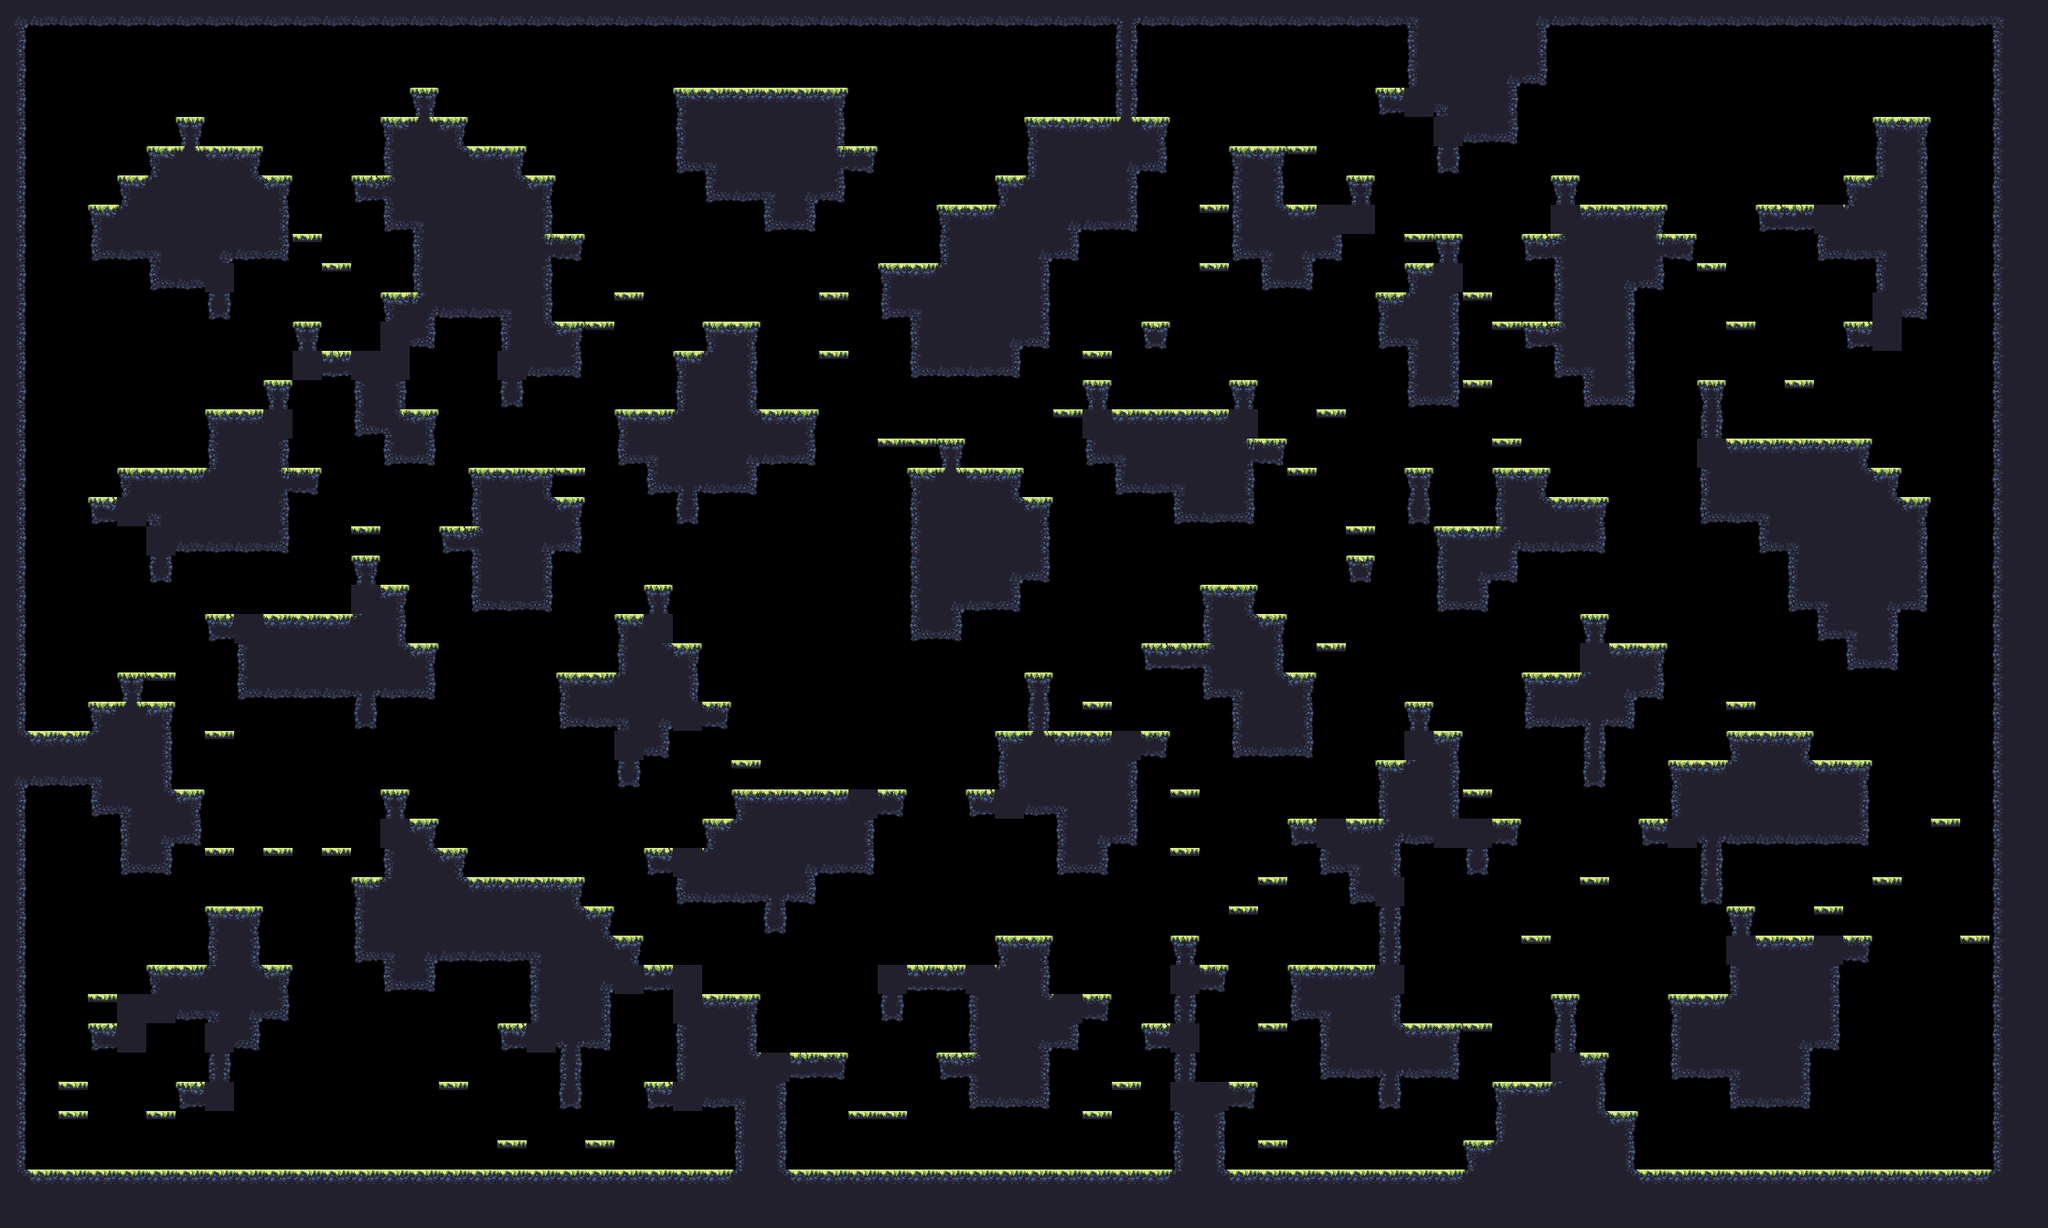

A 2D game scene composited from a Tiled map and its tileset images. What follows is a short description and the map's XML, with each tile layer's data collapsed to a summary:
An orthogonal 70x42 tile map with 32x32 px tiles, 1 tile layer (main) and 17 objects (9x spawn, spawnPlayer0, spawnCrown0, spawnPlayer1, spawnCrown1, ...).

<map compressionlevel="0" height="42" infinite="0" nextlayerid="3" nextobjectid="4" orientation="orthogonal" renderorder="right-down" tiledversion="1.3.2" tileheight="32" tilewidth="32" version="1.2" width="70">
 <tileset firstgid="1" source="forest_summer_tile_set.tsx" />
 <layer height="42" id="1" name="main" width="70">
  <data>[2940 cells, 1242 non-empty, 27 distinct tile ids]</data>
 </layer>
 <objectgroup><object id="1" name="spawnPlayer0" x="192" y="80.0" /><object id="2" name="spawnCrown0" x="96" y="176.0" /><object id="3" name="spawnPlayer1" x="1984" y="176.0" /><object id="4" name="spawnCrown1" x="2048" y="80.0" /><object id="5" name="spawnPlayer2" x="96" y="1232.0" /><object id="6" name="spawnCrown2" x="96" y="1232.0" /><object id="7" name="spawnPlayer3" x="2080" y="1232.0" /><object id="8" name="spawnCrown3" x="2112" y="1232.0" /><object id="9" name="spawn" x="480" y="848.0" /><object id="10" name="spawn" x="192" y="464.0" /><object id="11" name="spawn" x="192" y="80.0" /><object id="12" name="spawn" x="1280" y="976.0" /><object id="13" name="spawn" x="1216" y="1232.0" /><object id="14" name="spawn" x="1536" y="720.0" /><object id="15" name="spawn" x="928" y="1232.0" /><object id="16" name="spawn" x="288" y="1232.0" /><object id="17" name="spawn" x="96" y="1072.0" /></objectgroup></map>
